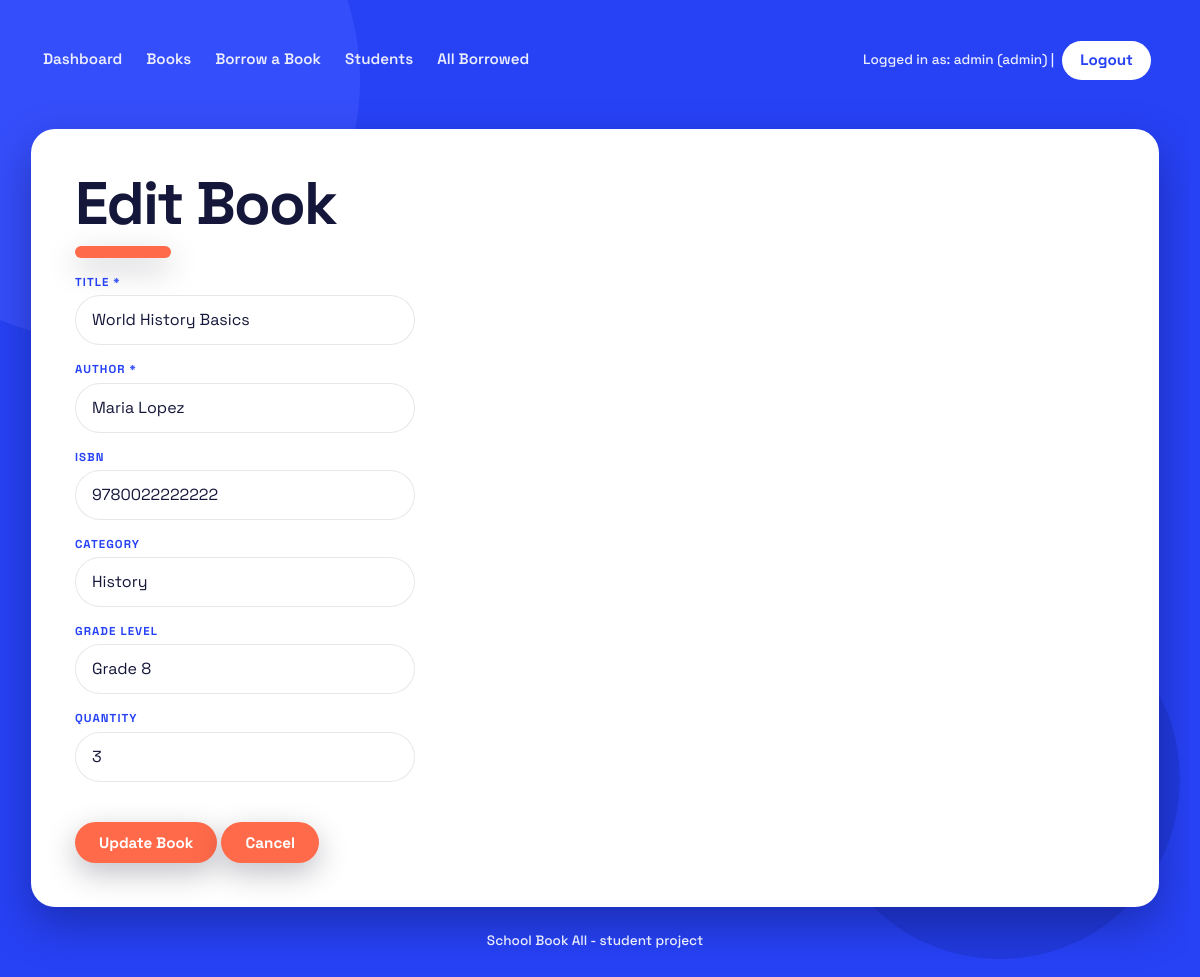
/books/edit.php?id=2 (signed in), run on the app's committed database.
### tables this page shows
CREATE TABLE books (
    id           INT AUTO_INCREMENT PRIMARY KEY,
    title        VARCHAR(255) NOT NULL,
    author       VARCHAR(150) NOT NULL,
    isbn         VARCHAR(20) UNIQUE,
    category     VARCHAR(100),
    grade_level  VARCHAR(50),
    quantity     INT DEFAULT 1,
    created_at   TIMESTAMP DEFAULT CURRENT_TIMESTAMP
);

### books/edit.php (the view, shortened to what this page needs)
<?php
require_once '../config/connect.php';
$id = $_GET['id'] ?? '';
$id = (int)$id;
$title = $author = $isbn = $category = $grade_level = "";
$quantity = "1";
if ($_SERVER['REQUEST_METHOD'] === 'POST') {
    $title = trim($_POST['title'] ?? '');
    $author = trim($_POST['author'] ?? '');
    $isbn = trim($_POST['isbn'] ?? '');
    $category = trim($_POST['category'] ?? '');
    $grade_level = trim($_POST['grade_level'] ?? '');
    $quantity = trim($_POST['quantity'] ?? '');
    if ($title === '' || $author === '') {
        $error = "Title and Author are required.";
    } elseif ($quantity === '' || !is_numeric($quantity) || (int)$quantity < 0) {
        $error = "Quantity must be a number that is 0 or more.";
    } else {
        try {
            $stmt = $pdo->prepare(
                "UPDATE books
                 SET title = ?, author = ?, isbn = ?, category = ?, grade_level = ?, quantity = ?
                 WHERE id = ?"
            );
            $stmt->execute([
                $title, $author, $isbn, $category, $grade_level, (int)$quantity, $id
            ]);
            header("Location: index.php?msg=" . urlencode("Book updated successfully."));
            exit;
        } catch (PDOException $e) {
            if ($e->getCode() === '23000') {
                $error = "That ISBN already exists. Please use a different ISBN.";
            } else {
                $error = "Could not update the book. Please try again.";
            }
        }
    }
} else {
    try {
        $stmt = $pdo->prepare("SELECT * FROM books WHERE id = ?");
        $stmt->execute([$id]);
        $book = $stmt->fetch();
        $title = $book['title'];
        $author = $book['author'];
        $isbn = $book['isbn'];
        $category = $book['category'];
        $grade_level = $book['grade_level'];
        $quantity = $book['quantity'];
    } catch (PDOException $e) {
        $error = "Could not load the book.";
    }
}
require_once '../includes/header.php';
?>
<h1>Edit Book</h1>
<form method="post" action="edit.php?id=<?php echo $id; ?>">
    <label>Title *</label>
    <input type="text" name="title" value="<?php echo htmlspecialchars($title); ?>">
    <label>Author *</label>
    <input type="text" name="author" value="<?php echo htmlspecialchars($author); ?>">
    <label>ISBN</label>
    <input type="text" name="isbn" value="<?php echo htmlspecialchars($isbn); ?>">
    <label>Category</label>
    <input type="text" name="category" value="<?php echo htmlspecialchars($category); ?>">
    <label>Grade Level</label>
    <input type="text" name="grade_level" value="<?php echo htmlspecialchars($grade_level); ?>">
    <label>Quantity</label>
    <input type="text" name="quantity" value="<?php echo htmlspecialchars($quantity); ?>">
    <br>
    <button type="submit">Update Book</button>
    <a class="btn" href="index.php">Cancel</a>
</form>
<?php require_once '../includes/footer.php'; ?>

### assets/css/style.css (style rules this page uses)
:root { --blue: rgb(39, 66, 245); --blue-light: rgb(66, 89, 255); --blue-dark: rgb(31, 54, 207); --coral: rgb(255, 107, 74); --yellow: rgb(255, 212, 59); --yellow-warm: rgb(255, 181, 59); --pink: rgb(255, 155, 224); --green: rgb(124, 227, 177); --card: #ffffff; --ink: rgb(21, 23, 58); --muted: rgb(74, 79, 119); --on-blue: #ffffff; --on-blue-dim: rgba(255, 255, 255, 0.9); --hairline: rgba(21, 23, 58, 0.10); --shadow-card: 0 18px 44px rgba(10, 12, 60, 0.35); --shadow-soft: 0 10px 30px rgba(0, 0, 30, 0.25); --shadow-hover: 0 24px 56px rgba(10, 12, 60, 0.45); --r-card: 24px; --r-md: 16px; --r-pill: 999px; --font: "Space Grotesk", "Inter Tight", system-ui, -apple-system, "Segoe UI", sans-serif; --s1: 4px; --s2: 8px; --s3: 12px; --s4: 16px; --s5: 24px; --s6: 32px; --s7: 48px; --maxw: min(1180px, 94vw); }
*, *::before, *::after { box-sizing: border-box; }
html { -webkit-text-size-adjust: 100%; scrollbar-gutter: stable; overflow-y: scroll; scroll-behavior: smooth; scrollbar-width: thin; scrollbar-color: var(--coral) rgba(255, 255, 255, 0.12); }
body { font-family: var(--font); color: var(--on-blue); background-color: var(--blue); margin: 0; padding: var(--s5) var(--s4) var(--s7); line-height: 1.5; font-size: 16px; min-height: 100vh; position: relative; overflow-x: hidden; display: flex; flex-direction: column; }
body::before, body::after { content: ""; position: fixed; border-radius: 50%; pointer-events: none; z-index: 0; }
body::before { width: 520px; height: 520px; top: -180px; left: -160px; background: var(--blue-light); opacity: 0.55; }
body::after { width: 360px; height: 360px; right: 20px; bottom: 40px; background: var(--blue-dark); opacity: 0.6; }
h1, h2, h3 { font-family: var(--font); font-weight: 700; line-height: 1.02; letter-spacing: -0.03em; margin: 0 0 var(--s4); color: var(--ink); text-wrap: balance; }
h1 { font-size: clamp(2.2rem, 6vw, 3.75rem); }
h1::after { content: ""; display: block; width: 96px; height: 12px; margin-top: var(--s3); border-radius: var(--r-pill); background: var(--coral); box-shadow: var(--shadow-soft); }
a { color: var(--blue); text-underline-offset: 3px; font-weight: 600; }
label { display: block; margin: var(--s4) 0 var(--s1); font-weight: 700; font-size: 0.72rem; text-transform: uppercase; letter-spacing: 0.09em; color: var(--blue); }
input, select, textarea { display: block; width: 100%; max-width: 340px; padding: 12px 16px; margin: var(--s1) 0 var(--s2); font: inherit; color: var(--ink); background: var(--card); border: 1.5px solid var(--hairline); border-radius: var(--r-pill); transition: border-color 0.15s ease, box-shadow 0.15s ease; }
input::placeholder { color: #9aa; }
button, .btn { display: inline-block; font-family: var(--font); font-weight: 700; font-size: 0.95rem; color: var(--on-blue); background: var(--coral); border: none; border-radius: var(--r-pill); padding: 12px 24px; margin-top: var(--s2); text-decoration: none; cursor: pointer; line-height: 1.15; box-shadow: var(--shadow-soft); transition: transform 0.12s ease, box-shadow 0.12s ease, background-color 0.15s ease; }

### data on the page
books: title "World History Basics", author "Maria Lopez", isbn "9780022222222", category "History", grade_level "Grade 8", quantity "3"

### other printed values
isset($_SESSION['username']) ? $_SESSION['username'] : 'guest' "admin"
isset($_SESSION['role']) ? $_SESSION['role'] : 'user' "admin"
